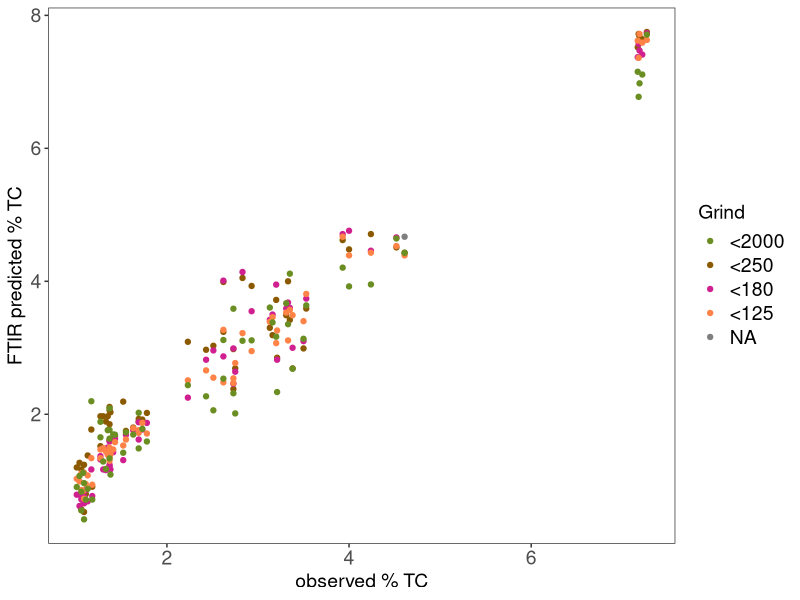

Generate this figure with R: (Note: this script raises an error after producing the figure.)
library(tidyverse)
library(ggplot2)

#data set structured for regression figure
ftirq <- read.csv("For RStudio/FTIRTEST.csv")

F = as.formula(y~x)

#Total C
#Ordering particle size in descending order
Grind3 <- factor(ftirq$Grind_type, 
                 level = c('<2000','<250', '<180', '<125'))
tcftir <- ggplot(ftirq,aes(x=TC_m,y=TC_FTIR, color=Grind3))+ 
  geom_point()+ 
  scale_color_manual("Grind", values=c("<2000" = "olivedrab" , "<250" = "orange4", "<180"="violetred", "<125" = "sienna1"))+
  scale_fill_manual("Grind", values=c("<2000" = "olivedrab" , "<250" = "orange4", "<180"="violetred", "<125" = "sienna1"))+
  xlab(bquote('observed % TC'))+
  ylab(bquote('FTIR predicted % TC'))+
  theme_bw() + theme(panel.grid.major = element_blank(), panel.grid.minor = element_blank())+
  theme(axis.text=element_text(size=14), axis.title=element_text(size=14), 
        legend.title = element_text(size=14), 
        legend.text = element_text(size=14), 
        strip.text.x = element_text(size = 14,face="bold"))



tcftir

#Plotting multiple regression lines and equations
tcftir1 <- tcftir+geom_smooth(method=lm,se=FALSE,fullrange=TRUE, linewidth=.75)+
  stat_regline_equation(
    label.x = c(2,2,2,2), label.y = c(1.5,1.1,0.7,0.3),
    aes(label =  paste(..eq.label.., ..rr.label.., sep = "~~~~")),
    formula=F,size=4)
tcftir1

#getting p-value for significance
f <- lm(TC_FTIR ~ TC_m, data=ftirq[ftirq$Grind_type=="<2000",])
summary(f)

f1 <- lm(TC_FTIR ~ TC_m, data=ftirq[ftirq$Grind_type=="<250",])
summary(f1)

f2 <- lm(TC_FTIR ~ TC_m, data=ftirq[ftirq$Grind_type=="<180",])
summary(f2)

f3 <- lm(TC_FTIR ~ TC_m, data=ftirq[ftirq$Grind_type=="<125",])
summary(f3)


#inorganic C
#subset for soils with inorganic C
IC <- subset(ftirq, Fizz == "P" )
#ordering particle size in descending order
Grind2  <- factor(IC$Grind_type, 
                  level = c('<2000','<250', '<180', '<125'))

icftir <- ggplot(IC,aes(x=IC_m,y=IC_FTIR, color=Grind2))+ 
  geom_point()+ 
  scale_color_manual("Grind", values=c("<2000" = "olivedrab" , "<250" = "orange4", "<180"="violetred", "<125" = "sienna1"))+
  scale_fill_manual("Grind", values=c("<2000" = "olivedrab" , "<250" = "orange4", "<180"="violetred", "<125" = "sienna1"))+
  xlab(bquote('observed % SIC'))+
  ylab(bquote('FTIR predicted % SIC'))+
  theme_bw() + theme(panel.grid.major = element_blank(), panel.grid.minor = element_blank())+
  theme(axis.text=element_text(size=14), axis.title=element_text(size=14), 
        legend.title = element_text(size=14), 
        legend.text = element_text(size=14), 
        strip.text.x = element_text(size = 14,face="bold"))

icftir

#Plotting multiple Regression Lines 
icftir1 <- icftir+geom_smooth(method=lm,se=FALSE,fullrange=TRUE, linewidth=.75)+
  stat_regline_equation(
    label.x = c(1,1,1,1), label.y = c(.75,.5,.25,0),
    aes(label =  paste(..eq.label.., ..rr.label.., sep = "~~~~")),
    formula=F,size=4)
icftir1

#getting p-value for significance
f4 <- lm(IC_FTIR ~ IC_m, data=ftirq[ftirq$Grind_type=="<2000",])
summary(f4)

f5 <- lm(IC_FTIR ~ IC_m, data=ftirq[ftirq$Grind_type=="<250",])
summary(f5)

f6 <- lm(IC_FTIR ~ IC_m, data=ftirq[ftirq$Grind_type=="<180",])
summary(f6)

f7 <- lm(IC_FTIR ~ IC_m, data=ftirq[ftirq$Grind_type=="<125",])
summary(f7)

#organic C
ocftir <- ggplot(ftirq,aes(x=OC_m,y=OC_FTIR, color=Grind3))+ 
  geom_point()+ 
  scale_color_manual("Grind", values=c("<2000" = "olivedrab" , "<250" = "orange4", "<180"="violetred", "<125" = "sienna1"))+
  scale_fill_manual("Grind", values=c("<2000" = "olivedrab" , "<250" = "orange4", "<180"="violetred", "<125" = "sienna1"))+
  xlab(bquote('observed % SOC'))+
  ylab(bquote('FTIR predicted % SOC'))+
  theme_bw() + theme(panel.grid.major = element_blank(), panel.grid.minor = element_blank())+
  theme(axis.text=element_text(size=14), axis.title=element_text(size=14), 
        legend.title = element_text(size=14), 
        legend.text = element_text(size=14), 
        strip.text.x = element_text(size = 14,face="bold")) 

ocftir

#Plotting multiple Regression Lines 
ocftir1 <- ocftir+geom_smooth(method=lm,se=FALSE,fullrange=TRUE, linewidth=.75)+
  stat_regline_equation(
    label.x = c(1.5,1.5,1.5,1), label.y = c(1.1,0.8,0.5,0.2),
    aes(label =  paste(..eq.label.., ..rr.label.., sep = "~~~~")),
    formula=F,size=4)
ocftir1

#getting p-value for significance
f8 <- lm(OC_FTIR ~ OC_m, data=ftirq[ftirq$Grind_type=="<2000",])
summary(f8)

f9 <- lm(OC_FTIR ~ OC_m, data=ftirq[ftirq$Grind_type=="<250",])
summary(f9)

f10  <- lm(OC_FTIR ~ OC_m, data=ftirq[ftirq$Grind_type=="<180",])
summary(f10)

f11 <- lm(OC_FTIR ~ OC_m, data=ftirq[ftirq$Grind_type=="<125",])
summary(f11)

#creating one figure
library(patchwork)
ftirg <- tcftir1 + icftir1 + ocftir1+
  plot_layout(ncol=3, guides="collect")
ftirg
#labeling panels
fftirg  <- ftirg+plot_annotation(tag_levels = list(c("(a)", "(b)", "(c)")))
fftirg

